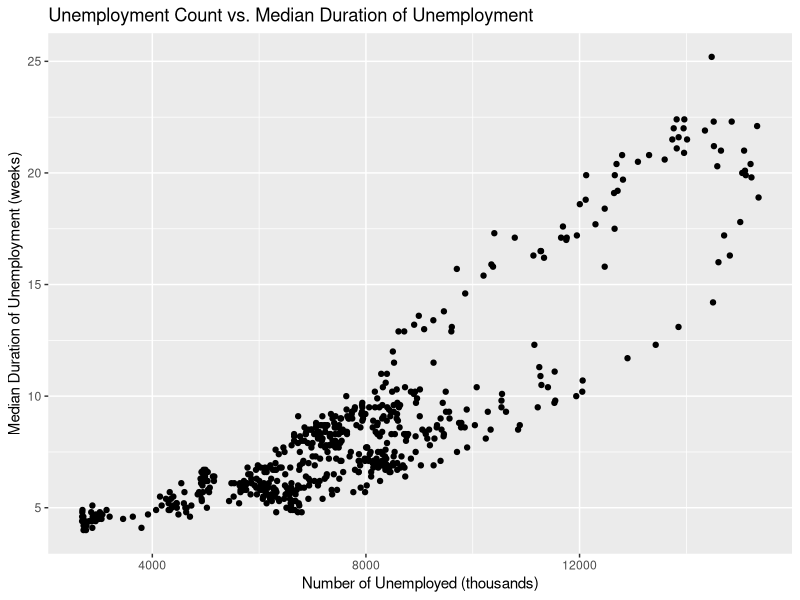
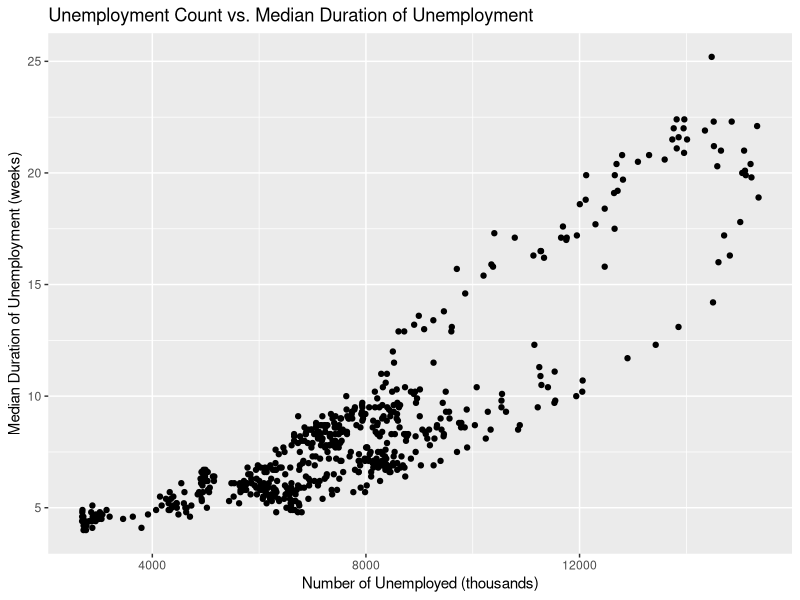

Here is the R script that generated these plots, in order:
## ---- chunk 1
# Ex 1: create a character variable and assign a string to it
X <- "This is my first assignment"

X # print X to confirm the assignment worked
## ---- chunk 2
# Ex 2(1): sample use cases copied from the ?paste help page, run one at a
# time to compare how paste() and paste0() behave
paste("1st", "2nd", "3rd")
paste0("1st", "2nd", "3rd")
paste("x", 1:3, sep = "")
paste0("x", 1:3)
paste(c("1st", "2nd", "3rd"), "place")
paste(1:3, c("st", "nd", "rd"), sep = "")
## ---- chunk 3
# Ex 2(2): append text onto the existing X object and overwrite it
X <- paste(X, "and I'm loving it!")

X # confirm X was updated
## ---- chunk 4
# Ex 3: build a numeric vector, then overwrite Y with the doubled values
Y <- c(2, 3, 4, 5)
Y <- Y * 2

Y # confirm Y was doubled
## ---- chunk 5
# Ex 4: print both objects created so far
X
Y
## ---- chunk 6
# Ex 5: summary statistics for Y
max(Y)
min(Y)
## ---- chunk 7
# install.packages("ggplot2") # already installed on this machine -- left
# commented out so it isn't reinstalled every time this document renders
library(ggplot2)
head(economics)
## ---- chunk 8
# Ex 7: minimum layers for a plot -- data, aesthetics, geometry -- saved as
# an object called "plot"
plot <- ggplot(data = economics, aes(x = unemploy, y = uempmed)) +
  geom_point()

plot +
  labs(title = "Unemployment Count vs. Median Duration of Unemployment",
       x = "Number of Unemployed (thousands)",
       y = "Median Duration of Unemployment (weeks)")
## ---- chunk 9
#| label: fig-unemployment
#| fig-cap: "Unemployment count versus median duration of unemployment, 1967-2015"
#| fig-width: 5
#| fig-asp: 0.6

# Ex 8: same chart as Exercise 7, but as one piped chain with no
# intermediate "plot" object
library(ggplot2)
economics |>
  ggplot(aes(x = unemploy, y = uempmed)) +
  geom_point() +
  labs(title = "Unemployment Count vs. Median Duration of Unemployment",
       x = "Number of Unemployed (thousands)",
       y = "Median Duration of Unemployment (weeks)")
## ---- chunk 10
# Ex 9: back up the visual pattern in @fig-unemployment with the actual
# correlation coefficient between the two variables
cor(economics$unemploy, economics$uempmed)
## ---- chunk 11
# Ex 10: record the R and package versions used to render this document, so
# a future me (or anyone else) can reproduce these results exactly
sessionInfo()
